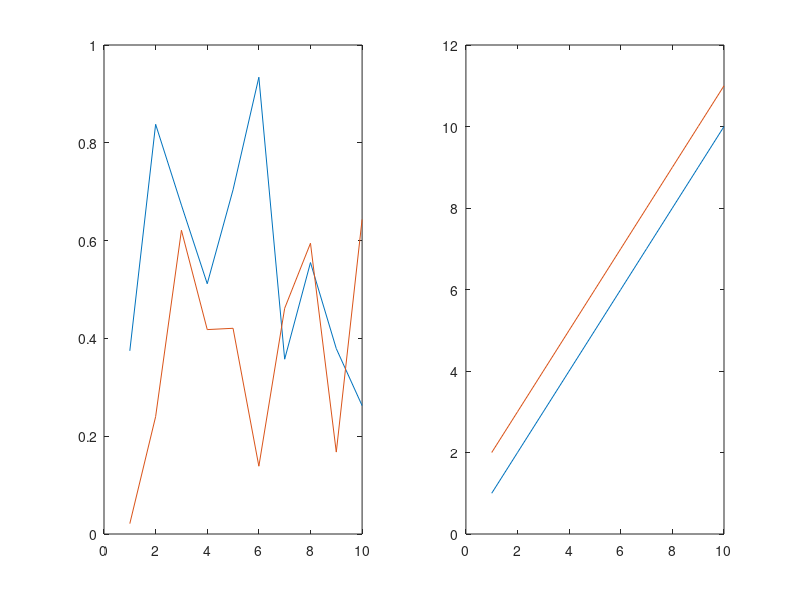

Reproduce this figure in MATLAB. (Note: this script raises an error after producing the figure.)
y1 = rand(10,2);
y2 = repmat(1:10,2,1)';
y2(:,2) = y2(:,1) + 1 ;
hh1 = subplot(1,2,1,'position',[0.13,0.2,0.34,0.75]);
h{1} = plot(y1);
hh2 = subplot(1,2,2,'position',[0.57,0.2,0.34,0.75]);
h{2} = plot(y2);
hh = legend([h{1};h{2}],'y1','y2','Orientation','horizontal','location',[0.13,0.05,0.74,0.05]);